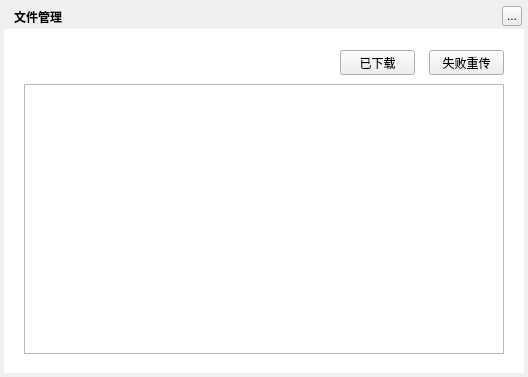
<?xml version="1.0" encoding="UTF-8"?>
<ui version="4.0">
 <class>MusicCloudFileManagerDialog</class>
 <widget class="QWidget" name="MusicCloudFileManagerDialog">
  <property name="geometry">
   <rect>
    <x>0</x>
    <y>0</y>
    <width>528</width>
    <height>377</height>
   </rect>
  </property>
  <property name="windowTitle">
   <string>文件管理</string>
  </property>
  <widget class="QLabel" name="background">
   <property name="geometry">
    <rect>
     <x>4</x>
     <y>4</y>
     <width>520</width>
     <height>369</height>
    </rect>
   </property>
   <property name="text">
    <string/>
   </property>
  </widget>
  <widget class="QLabel" name="topTitleName">
   <property name="geometry">
    <rect>
     <x>14</x>
     <y>4</y>
     <width>171</width>
     <height>25</height>
    </rect>
   </property>
   <property name="styleSheet">
    <string notr="true">color:&quot;#FFFFFF&quot;;font-weight:bold</string>
   </property>
   <property name="text">
    <string>文件管理</string>
   </property>
  </widget>
  <widget class="QToolButton" name="topTitleCloseButton">
   <property name="geometry">
    <rect>
     <x>502</x>
     <y>6</y>
     <width>20</width>
     <height>20</height>
    </rect>
   </property>
   <property name="text">
    <string>...</string>
   </property>
  </widget>
  <widget class="QWidget" name="backgroundMask" native="true">
   <property name="geometry">
    <rect>
     <x>4</x>
     <y>29</y>
     <width>520</width>
     <height>344</height>
    </rect>
   </property>
   <property name="styleSheet">
    <string notr="true">QWidget{background:white;}
QLabel{background:transparent;}</string>
   </property>
  </widget>
  <widget class="QPushButton" name="reuploadButton">
   <property name="geometry">
    <rect>
     <x>429</x>
     <y>50</y>
     <width>75</width>
     <height>25</height>
    </rect>
   </property>
   <property name="cursor">
    <cursorShape>PointingHandCursor</cursorShape>
   </property>
   <property name="text">
    <string>失败重传</string>
   </property>
  </widget>
  <widget class="QPushButton" name="downloadedButton">
   <property name="geometry">
    <rect>
     <x>340</x>
     <y>50</y>
     <width>75</width>
     <height>25</height>
    </rect>
   </property>
   <property name="cursor">
    <cursorShape>PointingHandCursor</cursorShape>
   </property>
   <property name="text">
    <string>已下载</string>
   </property>
  </widget>
  <widget class="QStackedWidget" name="stackedWidget">
   <property name="geometry">
    <rect>
     <x>24</x>
     <y>84</y>
     <width>480</width>
     <height>270</height>
    </rect>
   </property>
   <property name="currentIndex">
    <number>0</number>
   </property>
   <widget class="MusicCloudUploadTableWidget" name="uploadedTableWidget"/>
   <widget class="MusicCloudDownloadTableWidget" name="downloadedTableWidget"/>
  </widget>
  <zorder>background</zorder>
  <zorder>backgroundMask</zorder>
  <zorder>topTitleName</zorder>
  <zorder>topTitleCloseButton</zorder>
  <zorder>reuploadButton</zorder>
  <zorder>downloadedButton</zorder>
  <zorder>stackedWidget</zorder>
 </widget>
 <customwidgets>
  <customwidget>
   <class>MusicCloudUploadTableWidget</class>
   <extends>QTableWidget</extends>
   <header location="global">musiccloudtablewidget.h</header>
  </customwidget>
  <customwidget>
   <class>MusicCloudDownloadTableWidget</class>
   <extends>QTableWidget</extends>
   <header location="global">musiccloudtablewidget.h</header>
  </customwidget>
 </customwidgets>
 <resources/>
 <connections/>
</ui>
